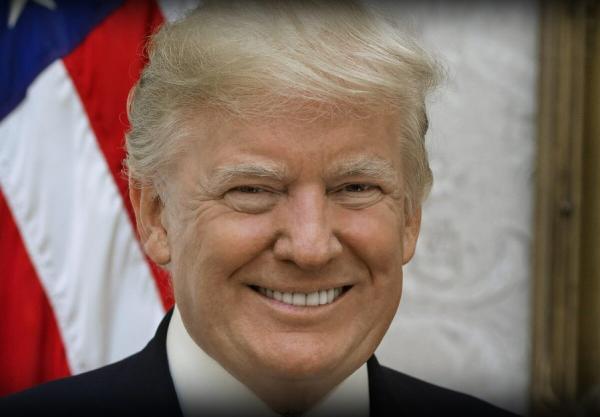
#> input picture Model/test_image/trump.jpg, 1200 x 834 px, found by its file name (shown at 1/2 size)
$ jupyter execute --allow-errors classifier.ipynb   (shell and % lines are left out)
#> lines starting #> are read from the running program, lines starting #| are printed output that depends on the picture
[cell 1]
import numpy as np
import cv2
import pywt
import matplotlib
from matplotlib import pyplot as plt
from PIL import Image

[cell 2]
img=cv2.imread('F:/Classification project/Model/test_image/trump.jpg')
#> img is the input picture: shape (834, 1200, 3); mean B, G, R 102, 111.7, 132.9
img.shape
#> Out = (834, 1200, 3)

[cell 3]
plt.imshow(img)

[cell 4]
gray=cv2.cvtColor(img,cv2.COLOR_RGB2GRAY)
gray.shape
#> Out = (834, 1200)

[cell 5]
gray

[cell 6]
plt.imshow (gray,cmap='gray')

[cell 7]
face_cascade = cv2.CascadeClassifier('F:/Classification project/Model/openCV/haarcascade_frontalface_default.xml')
eye_cascade = cv2.CascadeClassifier('F:/Classification project/Model/openCV/haarcascade_eye.xml')

faces= face_cascade.detectMultiScale(gray,1.2,5)
#> faces = [[334, 167, 563, 563]]
faces
#> Out = [[334, 167, 563, 563]]

[cell 8]
(x,y,w,h) = faces[0]
#> x = 334; y = 167; w = 563; h = 563
x,y,w,h
#> Out = (334, 167, 563, 563)

[cell 9]
face_img = cv2.rectangle(img,(x,y),(x+w,y+h),(255,0,0),2)
plt.imshow(face_img)

roi=Region of Interest

[cell 10]
cv2.destroyAllWindows()
#faces = face_cascade.detectMultiScale(gray, 1.3, 5)
for (x,y,w,h) in faces:
    face_img = cv2.rectangle(img,(x,y),(x+w,y+h),(255,0,0),2)
    roi_gray = gray[y:y+h, x:x+w]
    roi_color = img[y:y+h, x:x+w]
    eyes = eye_cascade.detectMultiScale(roi_gray)
    for (ex,ey,ew,eh) in eyes:
        cv2.rectangle(roi_color,(ex,ey),(ex+ew,ey+eh),(0,255,0),2)
#> this loop made 1 pass
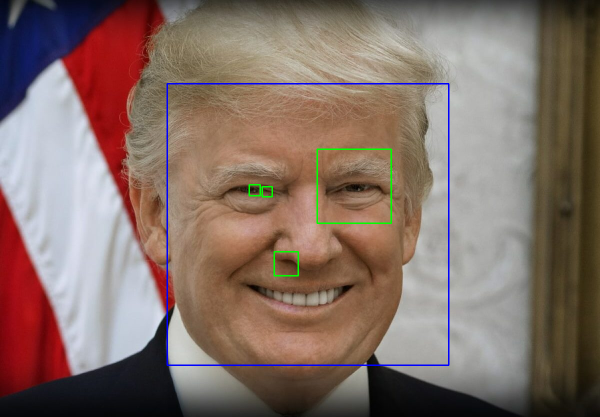
#> img: shape (834, 1200, 3) (shown at 1/2 size); mean B, G, R 102.7, 111.2, 131.5
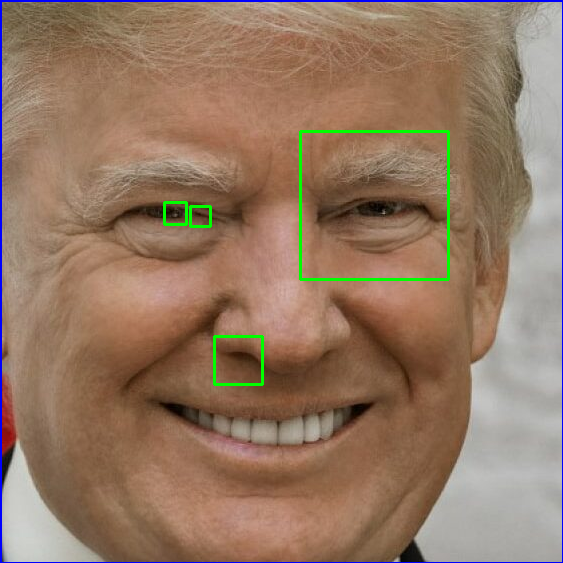
#> roi_color: shape (563, 563, 3); mean B, G, R 99.1, 120.1, 147.9
#| (834, 1200, 3)

plt.figure()
plt.imshow(face_img,cmap='gray')
plt.show()

[cell 11]
plt.imshow(roi_color,cmap='gray')

[cell 12]
def get_cropped_image_if_2_eyes(image_path):
    img=cv2.imread(image_path)
    gray=cv2.cvtColor(img,cv2.COLOR_BGR2GRAY)
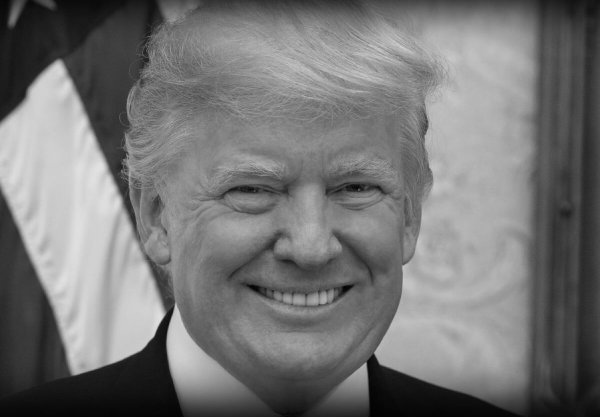
#> gray: shape (834, 1200) (shown at 1/2 size); min 0, max 228, mean 116.9
    faces=face_cascade.detectMultiScale(gray,1.1,5)
#> faces = [[792, 392, 291, 291], [344, 171, 563, 563]]
    for(x,y,w,h) in faces:
        roi_gray = gray[y:y+h, x:x+w]
        roi_color = img[y:y+h, x:x+w]
        eyes= eye_cascade.detectMultiScale(roi_gray)
        if len(eyes)>= 2:
            return roi_color
#> this loop made 2 passes
#> pass 1, in get_cropped_image_if_2_eyes, `roi_color = img[y:y+h, x:x+w]`:
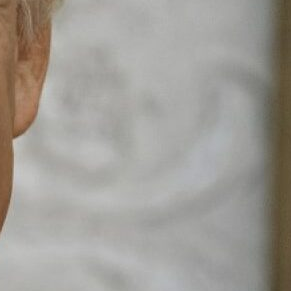
#> roi_color: shape (291, 291, 3); mean B, G, R 149.5, 155.8, 159.5

[cell 13]
print (img.shape)

[cell 14]
original_image=cv2.imread('F:/Classification project/Model/test_image/trump.jpg',cv2.IMREAD_UNCHANGED)
plt.imshow(original_image)

[cell 15]
img = img.astype(np.float32)

used pillow function

[cell 16]
pil_image= get_cropped_image_if_2_eyes('F:/Classification project/Model/test_image/trump.jpg')
cropped_image = np.array(pil_image)
plt.imshow(cropped_image)
plt.show

[cell 17]
sec_img=cv2.imread('F:/Classification project/Model/test_image/download (9).jpeg')
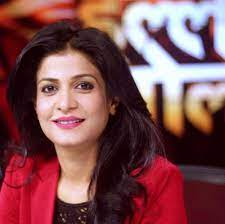
#> input picture Model/test_image/download (9).jpeg, 225 x 224 px, found by its file name
#> sec_img is the input picture: shape (224, 225, 3); mean B, G, R 80.5, 76.8, 127
plt.imshow(sec_img)

[cell 18]
pil_image= get_cropped_image_if_2_eyes('F:/Classification project/Model/test_image/download (9).jpeg')
#> in get_cropped_image_if_2_eyes (call 2), `gray=cv2.cvtColor(img,cv2.COLOR_BGR2GRAY)`:
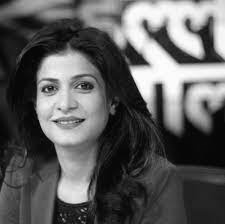
#> gray: shape (224, 225); min 3, max 255, mean 92.2
#> in get_cropped_image_if_2_eyes (call 2), `faces=face_cascade.detectMultiScale(gray,1.1,5)`: faces = [[21, 52, 91, 91]]
#> the loop in get_cropped_image_if_2_eyes, `for(x,y,w,h) in faces:` made 1 pass
#> (x, y, w, h, eyes) on pass 1: (21, 52, 91, 91, [[50, 21, 26, 26], [16, 24, 25, 25]])
#> pass 1, in get_cropped_image_if_2_eyes (call 2), `roi_color = img[y:y+h, x:x+w]`:
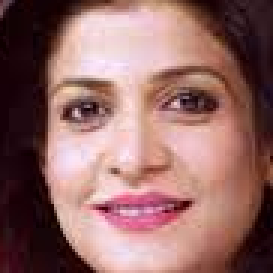
#> roi_color: shape (91, 91, 3) (shown 3 times larger); mean B, G, R 102.1, 105.3, 146.4
cropped_image = np.array(pil_image)
plt.imshow(cropped_image)
plt.show

[cell 19]
path_to_data= "F:/Classification project/Model/Data/"
path_to_cr_data="F:/Classification project/Model/Data/cropped/"

[cell 20]
import os
img_dirs=[]
for entry in os.scandir(path_to_data):
    if entry.is_dir():
        img_dirs.append(entry.path)

[cell 21]
img_dirs

[cell 22]
import shutil
if os.path.exists(path_to_cr_data):
    shutil.rmtree(path_to_cr_data)
os.mkdir(path_to_cr_data)

[cell 23]
cropped_image_dirs =[]
celebs_file_names_dict ={}

for img_dir in img_dirs:
    count=1
    celebs_name = img_dir.split('/')[-1]
    print(celebs_name)

    celebs_file_names_dict[celebs_name]=[]

    for entry in os.scandir(img_dir):
        roi_color = get_cropped_image_if_2_eyes(entry.path)
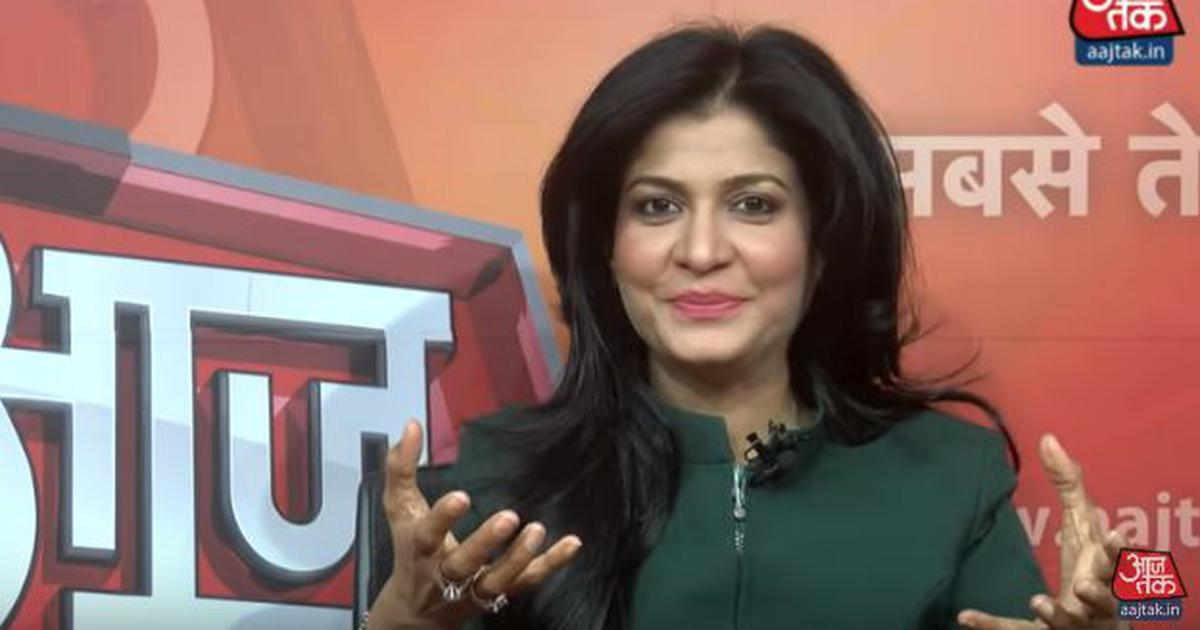
#> input picture Model/Data/Anjana OM Kashayp/134244-ltzcioguye-1578469241.jpeg, 1200 x 630 px
#> in get_cropped_image_if_2_eyes, img is the input picture: shape (630, 1200, 3); mean B, G, R 102.7, 109.9, 141.7
#> in get_cropped_image_if_2_eyes (call 3), `gray=cv2.cvtColor(img,cv2.COLOR_BGR2GRAY)`:
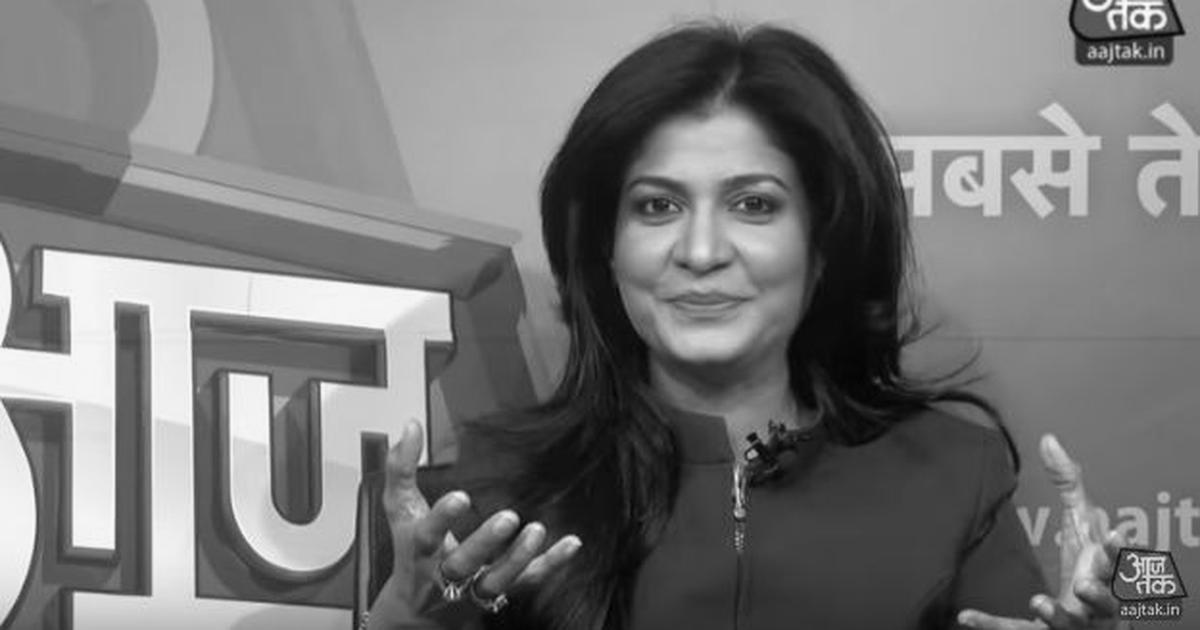
#> gray: shape (630, 1200); min 0, max 254, mean 118.6
#> in get_cropped_image_if_2_eyes (call 3), `faces=face_cascade.detectMultiScale(gray,1.1,5)`: faces = [[588, 116, 235, 235]]
#> the loop in get_cropped_image_if_2_eyes, `for(x,y,w,h) in faces:` made 1 pass
#> (x, y, w, h, eyes) on pass 1: (588, 116, 235, 235, [[135, 62, 52, 52], [44, 64, 52, 52], [82, 140, 22, 22]])
        if roi_color is not None:
            cropped_folder= path_to_cr_data+celebs_name
            if not os.path.exists(cropped_folder):
                os.makedirs(cropped_folder)
                cropped_image_dirs.append(cropped_folder)
                print("Generating cropped images in folder:",cropped_folder)

            cropped_file_name=celebs_name + str(count) + ".png"
            cropped_file_path=cropped_folder + "/" + cropped_file_name

            cv2.imwrite(cropped_file_path,roi_color)
            celebs_file_names_dict[celebs_name].append(cropped_file_path)
            count += 1

[cell 24]
img_dirs

[cell 25]
print(celebs_name)

# vwavelet transformation will be performed on images it allows to extract the important features of the images.
# Fourier Transform will take a complex signal and it will return you the basic signal that makes that complex signal.

[cell 26]
celebs_file_names_dict

[cell 27]
import numpy as np
import pywt
import cv2

def w2d (img,mode='haar',level=1):
    imArray = img
    #Datatype conversions
    #convert to grayscale
    imArray = cv2.cvtColor(imArray,cv2.color_RGB2GRAY)
    #convert to float
    imArray = np.float32(imArray)
    imArray/=255;
    #Compute Cofficient
    coeffs =pywt.wavedec2(imArray ,mode ,level=level)

    #process coefficients
    coeffs_H=list(coeffs)
    coeffs_H[0]*=0;

    #reconstruction
    imArray_H=pywt.waverec2(coeffs_H,mode);
    imArray_H*=255;
    imArray_H = np.unit8(imArray_H)

    return imArray_H

#> (a cell that did not finish here is left out)

[cell 29]
class_dict ={}
count=0
for celebs_name in celebs_file_names_dict.keys():
    class_dict[celebs_name]=count
    count = count+1
#> `scalled_raw_img=cv2.resize(img,(32,32))`:
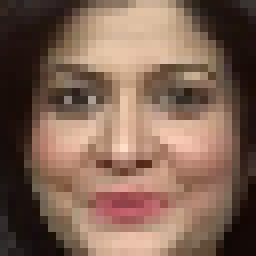
#> scalled_raw_img: shape (32, 32, 3) (shown 8 times larger); mean B, G, R 84.4, 99.7, 128
print (class_dict)

[cell 30]
x= []
y= []

#> (the rest of this cell did not finish here and is left out)

        scalled_img_har=cv2.resize(img_har,(16,16))
        # numpy has a function to vertically stack them
        combined_image = np.vstack((scalled_raw_img.reshape(32*32*3,1),scalled_img_har.reshape(32*32,1)))
        x.append(combined_image)
        y.append(class_dict[celebs_name])
